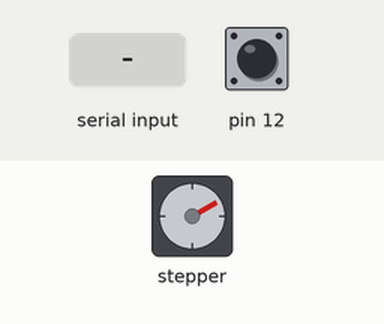
The sketch below on a simulated Arduino Uno, built with avr-gcc and run on an emulated ATmega328P. Shown: stepper motor. Inputs (shaded band) come from the test bench; at power-on: pin 12 HIGH. Stepper angles assume 4096 steps per turn.

Above: at 1.8 s.
1.9 s: pin 12 pulled LOW for 0.15 s
3.5 s: "90,45\n" received over Serial
At 4.98 s:
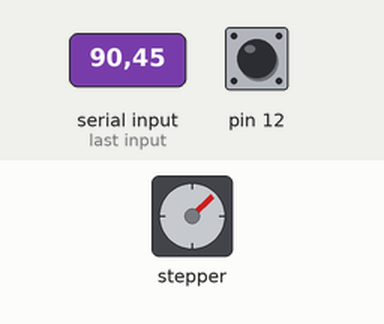
At 7.4 s:
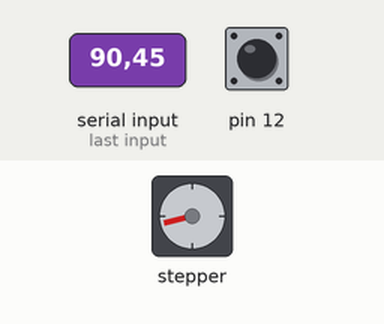
Timing chart, 0 to 8.9 s (numbered marks = the images above; inputs shaded):
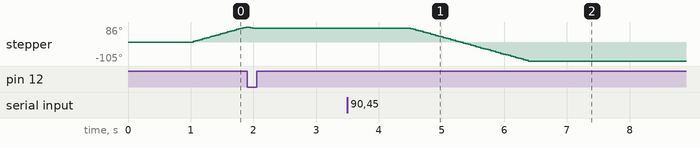

The sketch:

stepperCalibrationTest.ino
```cpp
#include <CheapStepper.h>


CheapStepper stepper;


String msg;
float pos;
float speed;
float final;

void setup() {

  Serial.begin(9600);


  pinMode(12, INPUT_PULLUP);

  delay(1000);


  while(digitalRead(12)){
    stepper.move(true, 20);
  }


  stepper.move(false, 100);
}

void loop() {


  while(Serial.available()){
    msg = Serial.readString();
    speed = msg.toFloat();
    if(speed < 120){
      final = (speed < 20) ?  map(speed,0,20,0,300) : map(speed,20,120,300,2850);
      (final > pos) ? stepper.move(false, final-pos) : stepper.move(true, pos-final);
      pos = final;
    }else{
      Serial.println(" > 120");
    }

  }


}


float map(float s, float a1, float a2, float b1, float b2)
{
  return b1 + (s - a1) * (b2 - b1) / (a2 - a1);
}
```

Measured:
- after the input at 3.5 s, stepper: turns 184° counter-clockwise in 1.9 s, starting after 1.0 s
